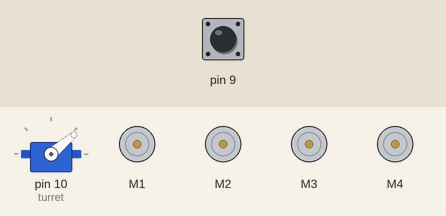
Recording of a sketch running on a simulated Arduino Uno, built with avr-gcc and run on an emulated ATmega328P. On the bench: servo, 4 × DC motor (green arrow = forward, orange = backward, longer = faster). The test bench sets the inputs (shaded band); at power-on: pin 9 LOW.

Above: at 11.2 s.
11.3 s: pin 9 pulsed HIGH 2 times (0.12 s each, 0.3 s apart)
At 12.6 s:
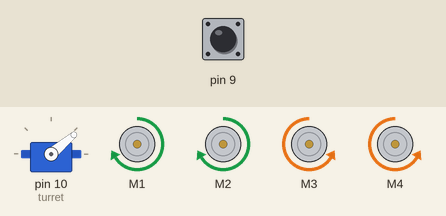
At 13.8 s:
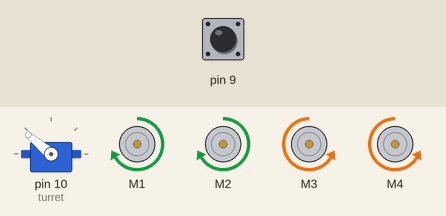
14.9 s: pin 9 pulsed HIGH 5 times (0.12 s each, 0.3 s apart)
At 17.1 s:
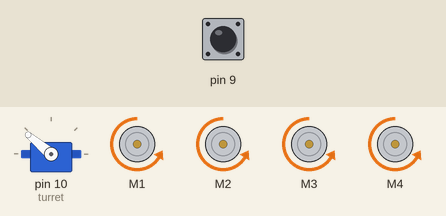
Timing chart, 0 to 25.4 s (numbered marks = the images above; inputs shaded):
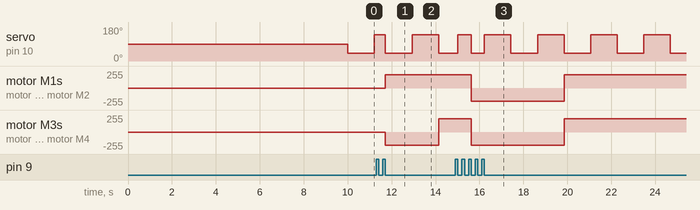

Measured:
- after the input at 11.3 s, motor M1, motor M2: stopped → forward 200/255 after 0.42 s instead of 1.1 s; motor M3, motor M4: stopped → backward 200/255 after 0.42 s, → forward 200/255 2.4 s later
- after the input at 14.9 s, motor M1–4: forward 200/255 → backward 200/255 after 0.72 s, → forward 200/255 4.2 s later

The sketch:

object-following-robot.ino
```cpp
#include <Arduino_FreeRTOS.h>
#include <semphr.h>
#include <Servo.h>
#include <AFMotor.h>

AF_DCMotor m1(1);
AF_DCMotor m2(2);
AF_DCMotor m3(3);
AF_DCMotor m4(4);

Servo turret;

int trigPin = (10); // Add the Trig pin on pin 10.
int echoPin = (9); // Add the ECHO pin on pin 9.

int rightDistance = 0;
int leftDistance = 0;

void taskRotateTurret(void *pvParameters);
void taskDrive(void *pvParameters);
int findDistance();

void releaseMotors(AF_DCMotor &m1, AF_DCMotor &m2, AF_DCMotor &m3, AF_DCMotor &m4);
void driveForward(AF_DCMotor &m1, AF_DCMotor &m2, AF_DCMotor &m3, AF_DCMotor &m4);
void driveBackward(AF_DCMotor &m1, AF_DCMotor &m2, AF_DCMotor &m3, AF_DCMotor &m4);
void turnRight(AF_DCMotor &m1, AF_DCMotor &m2, AF_DCMotor &m3, AF_DCMotor &m4);
void turnLeft(AF_DCMotor &m1, AF_DCMotor &m2, AF_DCMotor &m3, AF_DCMotor &m4);

void setup() {
  // put your setup code here, to run once:

  turret.attach(10);
  pinMode(trigPin, OUTPUT);
  pinMode(echoPin, INPUT);
  delay(10000);

  m1.setSpeed(200);
  m2.setSpeed(200);
  m3.setSpeed(200);
  m4.setSpeed(200);

  releaseMotors(m1, m2, m3, m4);
}

void loop() {
  // put your main code here, to run repeatedly:

  turret.write(40);
  delay(200);
  rightDistance = findDistance();
  turret.write(140);
  delay(200);
  leftDistance = findDistance();

  if (rightDistance <= 70 && leftDistance <= 70) {
    driveForward(m1,m2, m3, m4);
  }

  else if (rightDistance >= 20 && leftDistance >= 20) {
    driveBackward(m1, m2, m3, m4);
  }

  if (rightDistance - 3 > leftDistance) {
    turnLeft(m1, m2, m3, m4);
  }

  if (rightDistance + 3 < leftDistance) {
    turnRight(m1, m2, m3, m4);
  }


}

int findDistance() {
  digitalWrite(trigPin, HIGH);
  delay(10);
  digitalWrite(trigPin, LOW);
  float duration=pulseIn(echoPin,HIGH);
  float currDistance = (duration/2)/29.1;
  return (int)currDistance;
}

void releaseMotors(AF_DCMotor &m1, AF_DCMotor &m2, AF_DCMotor &m3, AF_DCMotor &m4) {
  m1.run(RELEASE);
  m2.run(RELEASE);
  m3.run(RELEASE);
  m4.run(RELEASE);
}

void driveForward(AF_DCMotor &m1, AF_DCMotor &m2, AF_DCMotor &m3, AF_DCMotor &m4) {
  m1.run(FORWARD);
  m2.run(FORWARD);
  m3.run(FORWARD);
  m4.run(FORWARD);
}

void driveBackward(AF_DCMotor &m1, AF_DCMotor &m2, AF_DCMotor &m3, AF_DCMotor &m4) {
  m1.run(BACKWARD);
  m2.run(BACKWARD);
  m3.run(BACKWARD);
  m4.run(BACKWARD);
}

void turnRight(AF_DCMotor &m1, AF_DCMotor &m2, AF_DCMotor &m3, AF_DCMotor &m4) {
  m1.run(FORWARD);
  m2.run(FORWARD);
  m3.run(BACKWARD);
  m4.run(BACKWARD);
}

void turnLeft(AF_DCMotor &m1, AF_DCMotor &m2, AF_DCMotor &m3, AF_DCMotor &m4) {
  m1.run(BACKWARD);
  m2.run(BACKWARD);
  m3.run(BACKWARD);
  m4.run(BACKWARD);
}
```
